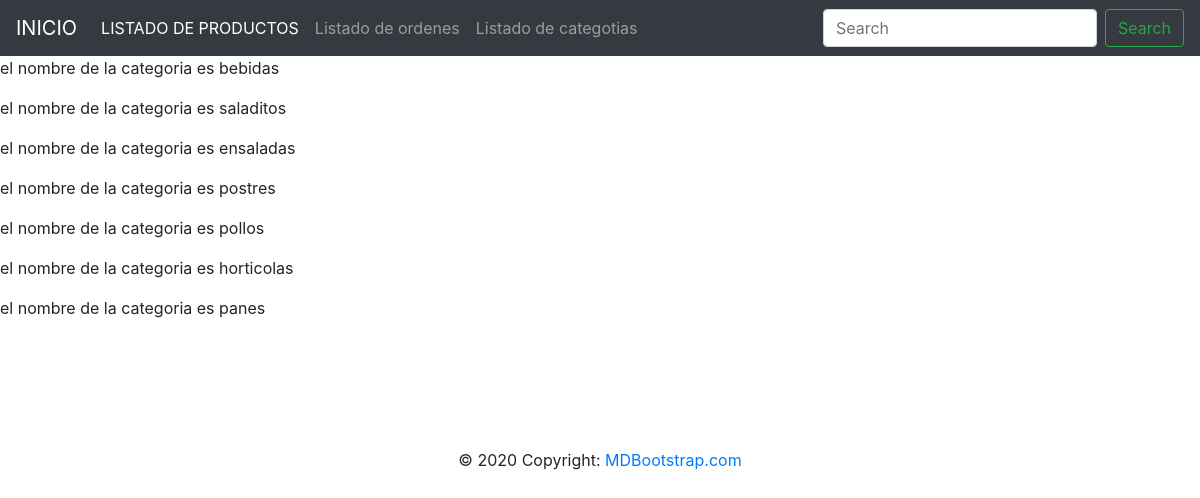
Screenshot of /products/list-categories/ with the database file from the repository.
### products/models.py (models this page shows)
class Category(models.Model):
    name = models.CharField(max_length= 60 ,unique=True )

### products/views.py (the view)
# urls.py: path('list-categories/',list_categories),
def list_categories(request):
    all_categories = Category.objects.all()
    context = {
        'categories': all_categories,
     }
    return render(request,'products/list_categories.html',context=context)

### templates/products/list_categories.html (shortened to what this page needs)
{% extends 'base.html'%}
  {% block content %}
    {% for category in categories %}
    <p>el nombre de la categoria es {{category.name}}</p>
  {% endfor %}
  {% endblock %}

### rows the page displays
Category: name "bebidas"
Category: name "saladitos"
Category: name "ensaladas"
Category: name "postres"
Category: name "pollos"
Category: name "horticolas"
Category: name "panes"
